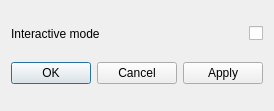
<?xml version="1.0" encoding="UTF-8"?>
<ui version="4.0">
 <class>Dialog</class>
 <widget class="QDialog" name="Dialog">
  <property name="geometry">
   <rect>
    <x>0</x>
    <y>0</y>
    <width>255</width>
    <height>111</height>
   </rect>
  </property>
  <property name="windowTitle">
   <string>Magnet Settings</string>
  </property>
  <layout class="QGridLayout" name="gridLayout_2">
   <item row="0" column="0">
    <layout class="QGridLayout" name="gridLayout">
     <item row="0" column="0">
      <widget class="QLabel" name="label">
       <property name="toolTip">
        <string>&lt;html&gt;&lt;head/&gt;&lt;body&gt;&lt;p&gt;Update every time the&lt;br/&gt;position after movement.&lt;/p&gt;&lt;/body&gt;&lt;/html&gt;</string>
       </property>
       <property name="text">
        <string>Interactive mode</string>
       </property>
      </widget>
     </item>
     <item row="0" column="1">
      <widget class="QCheckBox" name="interactive_mode_CheckBox">
       <property name="sizePolicy">
        <sizepolicy hsizetype="Fixed" vsizetype="Fixed">
         <horstretch>0</horstretch>
         <verstretch>0</verstretch>
        </sizepolicy>
       </property>
       <property name="toolTip">
        <string>&lt;html&gt;&lt;head/&gt;&lt;body&gt;&lt;p&gt;Update every time the&lt;br/&gt;position after movement.&lt;/p&gt;&lt;/body&gt;&lt;/html&gt;</string>
       </property>
       <property name="text">
        <string/>
       </property>
      </widget>
     </item>
    </layout>
   </item>
   <item row="1" column="0">
    <widget class="QDialogButtonBox" name="ButtonBox">
     <property name="orientation">
      <enum>Qt::Horizontal</enum>
     </property>
     <property name="standardButtons">
      <set>QDialogButtonBox::Apply|QDialogButtonBox::Cancel|QDialogButtonBox::Ok</set>
     </property>
    </widget>
   </item>
  </layout>
 </widget>
 <resources/>
 <connections>
  <connection>
   <sender>ButtonBox</sender>
   <signal>accepted()</signal>
   <receiver>Dialog</receiver>
   <slot>accept()</slot>
   <hints>
    <hint type="sourcelabel">
     <x>248</x>
     <y>254</y>
    </hint>
    <hint type="destinationlabel">
     <x>157</x>
     <y>274</y>
    </hint>
   </hints>
  </connection>
  <connection>
   <sender>ButtonBox</sender>
   <signal>rejected()</signal>
   <receiver>Dialog</receiver>
   <slot>reject()</slot>
   <hints>
    <hint type="sourcelabel">
     <x>316</x>
     <y>260</y>
    </hint>
    <hint type="destinationlabel">
     <x>286</x>
     <y>274</y>
    </hint>
   </hints>
  </connection>
 </connections>
</ui>
